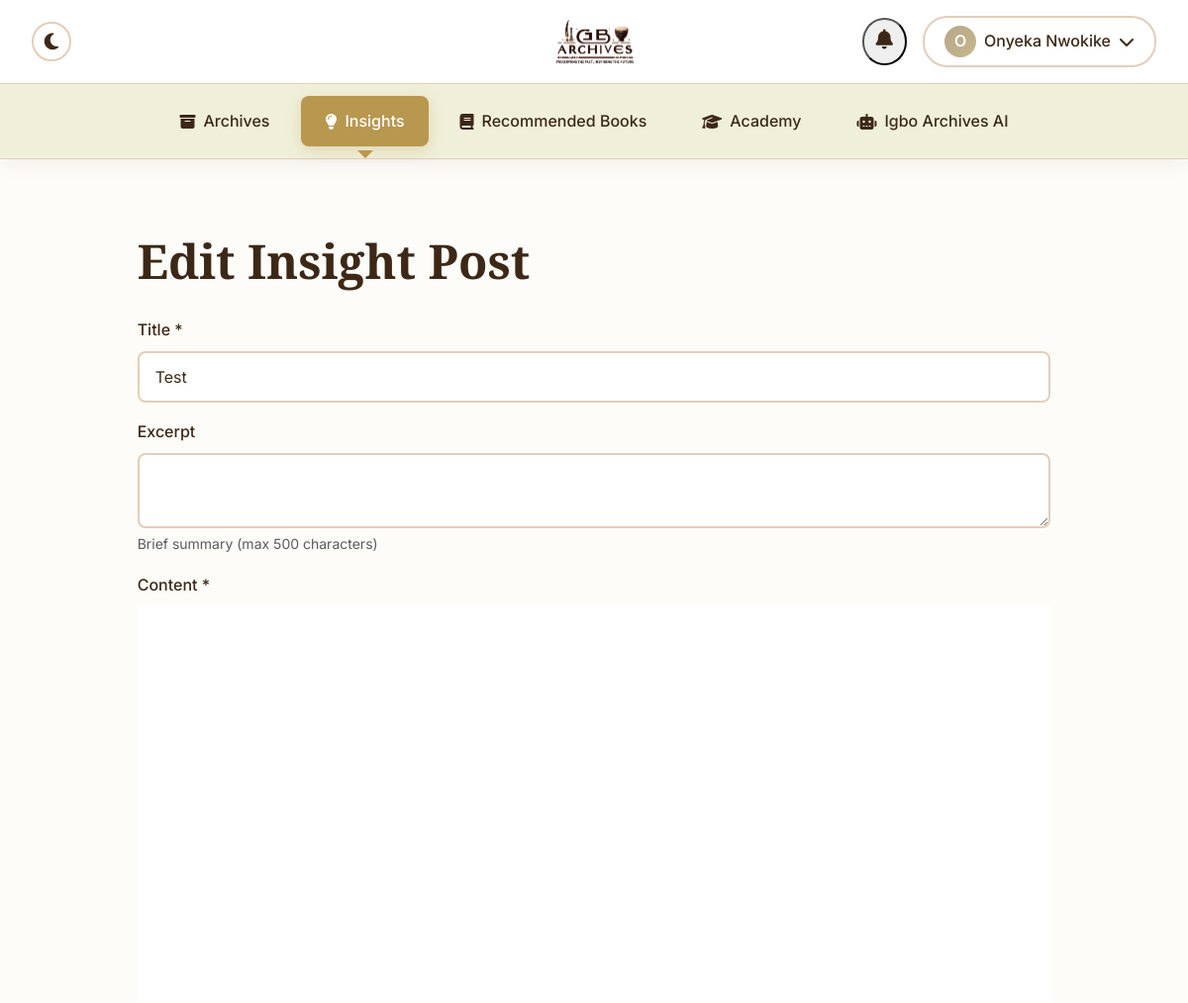
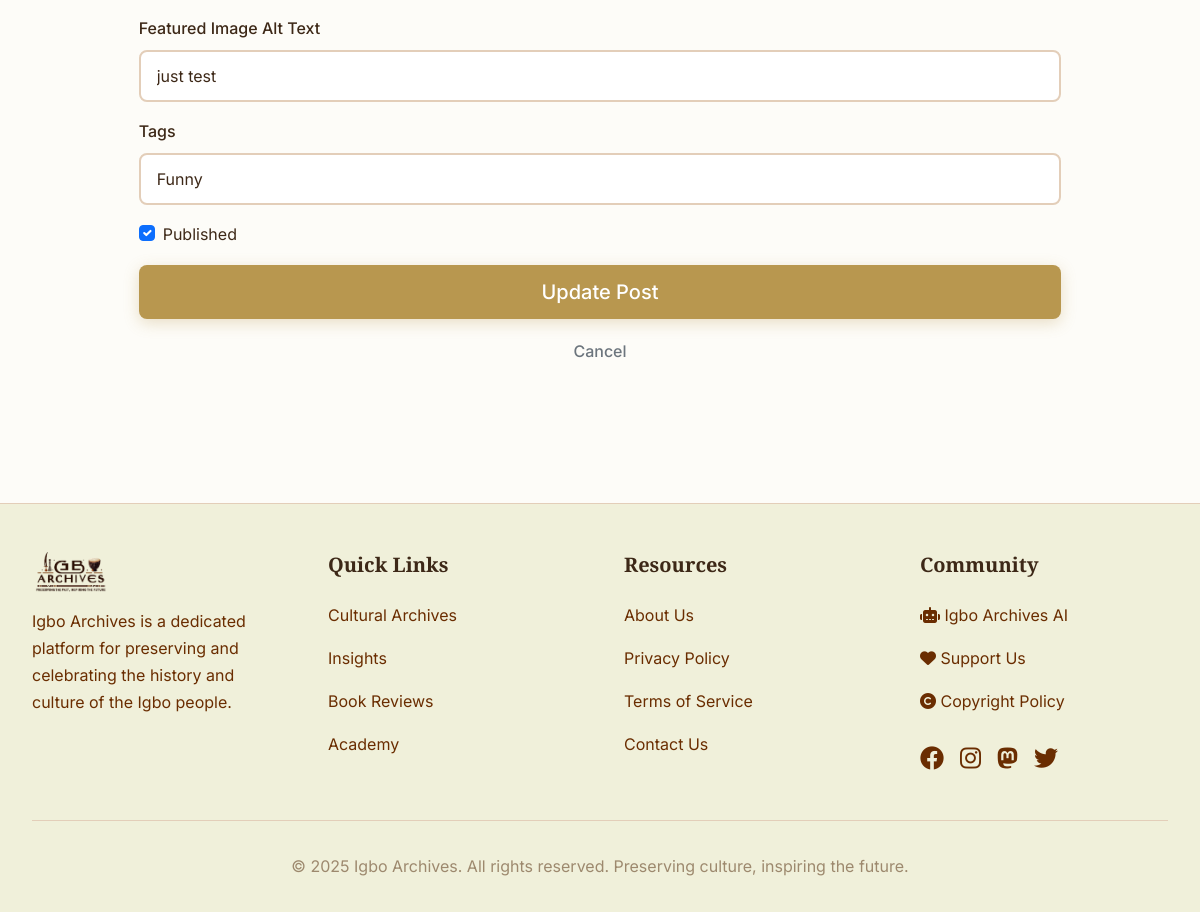
/insights/test/edit/ (signed in), run on the app's committed database (2 pictures, top to bottom).
### users/models.py (models this page shows, shortened)
class CustomUser(AbstractUser):
    full_name = models.CharField(max_length=200, blank=True)
    bio = models.TextField(blank=True)
    profile_picture = models.ImageField(upload_to='profile_pictures/', blank=True, null=True)
    social_links = models.JSONField(default=dict, blank=True)
    def get_display_name(self):
        return self.full_name or (self.email.split('@')[0] if self.email else self.username)

### insights/models.py (models this page shows, shortened)
class InsightPost(models.Model):
    title = models.CharField(max_length=255)
    slug = models.SlugField(unique=True)
    content_json = EditorJsJSONField(
        blank=True,
        null=True,
        help_text="Block-based content using Editor.js"
    )
    legacy_content = models.TextField(blank=True, help_text="Legacy HTML content")
    excerpt = models.TextField(max_length=500, blank=True)
    featured_image = models.ImageField(
        upload_to='insights/',
        blank=True,
        null=True,
        validators=[
            FileExtensionValidator(['jpg', 'jpeg', 'png', 'webp']),
            validate_file_size
        ]
    )
    alt_text = models.CharField(max_length=255, blank=True)
    image_caption = models.CharField(max_length=500, blank=True, help_text="Image caption with copyright/source info")
    image_description = models.TextField(blank=True, help_text="Detailed image description")
    copyright_info = models.CharField(max_length=500, blank=True, help_text="Copyright or image source")
    submit_as_archive = models.BooleanField(default=True, help_text="Submit uploaded images as archives")
    author = models.ForeignKey(User, on_delete=models.CASCADE, related_name='insights')
    created_at = models.DateTimeField(auto_now_add=True)
    updated_at = models.DateTimeField(auto_now=True)
    is_published = models.BooleanField(default=False)
    is_approved = models.BooleanField(default=False)
    pending_approval = models.BooleanField(default=False, help_text="Post is pending admin approval")
    submitted_at = models.DateTimeField(null=True, blank=True, help_text="When post was submitted for approval")
    posted_to_social = models.BooleanField(default=False)
    tags = TaggableManager()
    class Meta:
        ordering = ['-created_at']
    @property
    def content(self):
        return self.content_json if self.content_json else self.legacy_content

### insights/views.py (the view, shortened to what this page needs)
# urls.py: path('<slug:slug>/edit/', views.insight_edit, name='edit'),
@login_required
def insight_edit(request, slug):
    insight = get_object_or_404(InsightPost, slug=slug, author=request.user)
    initial_content = ''
    if insight.content_json:
        initial_content = insight.content_json
    return render(request, 'insights/edit.html', {
        'insight': insight,
        'initial_content': initial_content
    })

### core/context_processors.py (called while the page is built)
def pwa_settings(request):
    return {
        'VAPID_PUBLIC_KEY': getattr(settings, 'VAPID_PUBLIC_KEY', ''),
    }

def monetization_settings(request):
    return {
        'ENABLE_ADSENSE': getattr(settings, 'ENABLE_ADSENSE', False),
        'GOOGLE_ADSENSE_CLIENT_ID': getattr(settings, 'GOOGLE_ADSENSE_CLIENT_ID', ''),
        'ENABLE_DONATIONS': getattr(settings, 'ENABLE_DONATIONS', False),
        'STRIPE_PUBLIC_KEY': getattr(settings, 'STRIPE_PUBLIC_KEY', ''),
    }

### insights/templates/insights/edit.html (shortened to what this page needs)
{% extends 'base.html' %}
{% load static %}
{% block content %}
<div class="container mt-4">
    <div class="row justify-content-center">
        <div class="col-lg-10">
            <h1 class="mb-4">Edit Insight Post</h1>
            <form method="post" enctype="multipart/form-data" id="editInsightForm">
                <div class="mb-3">
                    <label for="title" class="form-label">Title *</label>
                    <input type="text" class="form-control" id="title" name="title" value="{{ insight.title }}" required>
                </div>
                <div class="mb-3">
                    <label for="excerpt" class="form-label">Excerpt</label>
                    <textarea class="form-control" id="excerpt" name="excerpt" rows="2" maxlength="500">{{ insight.excerpt }}</textarea>
                    <div class="form-text">Brief summary (max 500 characters)</div>
                </div>
                <div class="mb-3">
                    <label class="form-label">Content *</label>
                    <div id="editor" style="height: 400px; background: white;"></div>
                </div>
                <div class="mb-3">
                    <label for="alt_text" class="form-label">Featured Image Alt Text</label>
                    <input type="text" class="form-control" id="alt_text" name="alt_text" value="{{ insight.alt_text }}">
                </div>
                <div class="mb-3">
                    <label for="tags" class="form-label">Tags</label>
                    <input type="text" class="form-control" id="tags" name="tags" value="{% for tag in insight.tags.all %}{{ tag.name }}{% if not forloop.last %}, {% endif %}{% endfor %}" placeholder="Enter tags separated by commas">
                </div>
                <div class="mb-3 form-check">
                    <input type="checkbox" class="form-check-input" id="is_published" name="is_published" {% if insight.is_published %}checked{% endif %}>
                    <label class="form-check-label" for="is_published">Published</label>
                </div>
                <div class="d-grid gap-2">
                    <button type="submit" class="btn btn-primary btn-lg">Update Post</button>
                    <a href="{% url 'insights:detail' insight.slug %}" class="btn btn-outline-secondary">Cancel</a>
                </div>
            </form>
        </div>
    </div>
</div>
{% endblock %}
{% block extra_js %}
<link href="https://cdn.quilljs.com/1.3.7/quill.snow.css" rel="stylesheet">
{% endblock %}

### core/templates/base.html (shortened to what this page needs)
{% load static %}
{% load pwa %}
<!DOCTYPE html>
<html lang="en">
<head>
    <link href="https://cdn.jsdelivr.net/npm/bootstrap@5.3.0/dist/css/bootstrap.min.css" rel="stylesheet">
    <link rel="stylesheet" href="https://cdnjs.cloudflare.com/ajax/libs/font-awesome/6.4.0/css/all.min.css">
    <link rel="stylesheet" href="{% static 'css/style.css' %}">
    <link rel="stylesheet" href="{% static 'css/notifications.css' %}">
</head>
<body>
    <div class="sticky-header-wrapper">
        <header class="main-header">
            <div class="header-container">
                <button class="dark-mode-toggle" aria-label="Toggle dark mode" id="darkModeToggle">
                    <i class="fas fa-moon"></i>
                </button>
                <a class="logo-container" href="/">
                    <img src="{% static 'images/logos/logo-light.png' %}" alt="Igbo Archives" class="logo-image logo-light">
                </a>
                <div class="user-menu">
                    {% if user.is_authenticated %}
                        <div class="notification-bell-container">
                            <button class="notification-bell" id="notificationBell" aria-label="Notifications">
                                <i class="fas fa-bell"></i>
                            </button>
                        </div>
                        <button class="profile-button" id="profileButton">
                            {% if user.profile_picture %}
                            <div class="profile-icon profile-icon-image">
                                <img src="{{ user.profile_picture.url }}" alt="{{ user.get_display_name }}">
                            </div>
                            {% else %}
                            <div class="profile-icon">{{ user.get_display_name|slice:":1"|upper }}</div>
                            {% endif %}
                            <span class="d-none d-sm-inline">{{ user.get_display_name }}</span>
                            <i class="fas fa-chevron-down"></i>
                        </button>
                    {% else %}
                        <a href="/accounts/login/" class="login-button">
                            <i class="fas fa-sign-in-alt"></i> Login
                        </a>
                    {% endif %}
                </div>
            </div>
        </header>
        <nav class="desktop-nav">
            <div class="nav-container">
                <a href="/archives/" class="nav-link {% if request.path == '/archives/' or request.path == '/' %}active{% endif %}">
                    <i class="fas fa-archive"></i> Archives
                </a>
                <a href="/insights/" class="nav-link {% if '/insights/' in request.path %}active{% endif %}">
                    <i class="fas fa-lightbulb"></i> Insights
                </a>
                <a href="/books/" class="nav-link {% if '/books/' in request.path %}active{% endif %}">
                    <i class="fas fa-book"></i> Recommended Books
                </a>
                <a href="/academy/" class="nav-link {% if '/academy/' in request.path %}active{% endif %}">
                    <i class="fas fa-graduation-cap"></i> Academy
                </a>
                <a href="https://ai.igboarchives.com.ng" class="nav-link" target="_blank" rel="noopener noreferrer">
                    <i class="fas fa-robot"></i> Igbo Archives AI
                </a>
            </div>
        </nav>
    </div>
    <main class="container-main">
        {% block content %}
        {% endblock %}
    </main>
    <footer class="main-footer">
        <div class="footer-container">
            <div class="footer-grid">
                <div class="footer-section">
                    <div style="margin-bottom: 1rem;">
                        <img src="{% static 'images/logos/logo-light.png' %}" alt="Igbo Archives" class="logo-image logo-light" style="height: 40px; width: auto;">
                    </div>
                    <p style="color: var(--text-secondary); line-height: 1.7;">
                        Igbo Archives is a dedicated platform for preserving and celebrating the history and culture of the Igbo people.
                    </p>
                </div>
                <div class="footer-section">
                    <h3>Quick Links</h3>
                    <a href="/archives/" class="footer-link">Cultural Archives</a>
                    <a href="/insights/" class="footer-link">Insights</a>
                    <a href="/books/" class="footer-link">Book Reviews</a>
                    <a href="/academy/" class="footer-link">Academy</a>
                </div>
                <div class="footer-section">
                    <h3>Resources</h3>
                    <a href="/about/" class="footer-link">About Us</a>
                    <a href="/privacy/" class="footer-link">Privacy Policy</a>
                    <a href="/terms/" class="footer-link">Terms of Service</a>
                    <a href="/contact/" class="footer-link">Contact Us</a>
                </div>
                <div class="footer-section">
                    <h3>Community</h3>
                    <a href="https://ai.igboarchives.com.ng" class="footer-link" target="_blank" rel="noopener noreferrer">
                        <i class="fas fa-robot"></i> Igbo Archives AI
                    </a>
                    <a href="/donate/" class="footer-link">
                        <i class="fas fa-heart"></i> Support Us
                    </a>
                    <a href="/copyright/" class="footer-link">
                        <i class="fas fa-copyright"></i> Copyright Policy
                    </a>
                    <div class="footer-link" style="display: flex; align-items: center; gap: 1rem; padding: 0.5rem 0; margin-top: 0.5rem;">
                        <a href="https://www.facebook.com/IgboArchives/" target="_blank" rel="noopener noreferrer" style="color: var(--text-secondary); font-size: 1.5rem; transition: color 0.2s;">
                            <i class="fab fa-facebook"></i>
                        </a>
                        <a href="https://www.instagram.com/IgboArchives.com.ng/" target="_blank" rel="noopener noreferrer" style="color: var(--text-secondary); font-size: 1.5rem; transition: color 0.2s;">
                            <i class="fab fa-instagram"></i>
                        </a>
                        <a href="https://mastodon.social/@Igbo_Archives" target="_blank" rel="noopener noreferrer" style="color: var(--text-secondary); font-size: 1.5rem; transition: color 0.2s;">
                            <i class="fab fa-mastodon"></i>
                        </a>
                        <a href="https://twitter.com/IgboArchives" target="_blank" rel="noopener noreferrer" style="color: var(--text-secondary); font-size: 1.5rem; transition: color 0.2s;">
                            <i class="fab fa-twitter"></i>
                        </a>
                    </div>
                </div>
            </div>
            <div class="footer-bottom">
                <p>&copy; 2025 Igbo Archives. All rights reserved. Preserving culture, inspiring the future.</p>
            </div>
        </div>
    </footer>
    {% block extra_js %}{% endblock %}
</body>
</html>

### core/static/css/notifications.css (style rules this page uses)
.notification-bell { position: relative; cursor: pointer; padding: 8px 12px; border-radius: 50%; transition: background-color 0.2s; }
.notification-bell i { font-size: 1.25rem; color: var(--text-primary); }

### data on the page
CustomUser: get_display_name "O", get_display_name "Onyeka Nwokike"
InsightPost: title "Test", alt_text "just test", is_published "☑"
Tag: tags "Funny"
